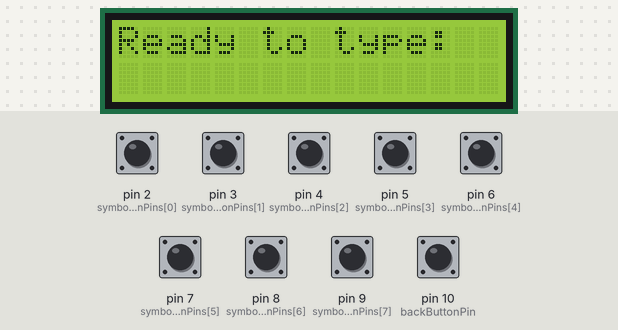
The sketch below on a simulated Arduino Uno, built with avr-gcc and run on an emulated ATmega328P. On the bench: 16×2 character LCD. The test bench sets the inputs (shaded band); at power-on: pin 2 (symbolButtonPins[0]), pin 3 (symbolButtonPins[1]), pin 4 (symbolButtonPins[2]), pin 5 (symbolButtonPins[3]), pin 6 (symbolButtonPins[4]), pin 7 (symbolButtonPins[5]), pin 8 (symbolButtonPins[6]), pin 9 (symbolButtonPins[7]), pin 10 (backButtonPin) HIGH.

Above: at 1.2 s.
1.3 s: pin 2 (symbolButtonPins[0]) pulled LOW for 1 s
At 3.1 s:
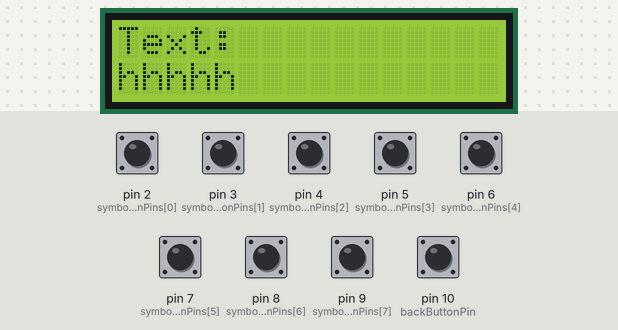
3.8 s: pin 3 (symbolButtonPins[1]) pulled LOW for 0.15 s
At 5.0 s:
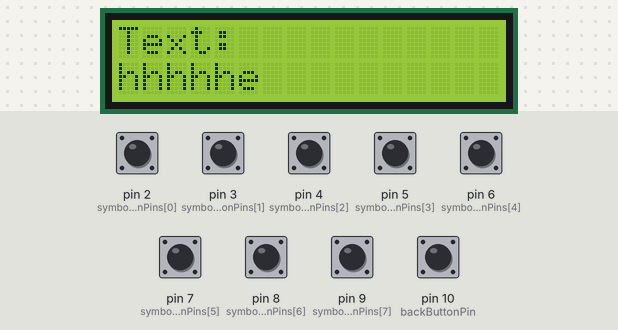
5.4 s: pin 4 (symbolButtonPins[2]) pulled LOW for 0.15 s
At 6.3 s:
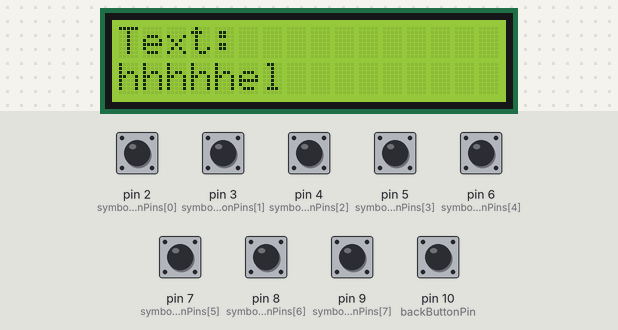
7.0 s: pin 5 (symbolButtonPins[3]) pulled LOW for 0.15 s
At 7.6 s:
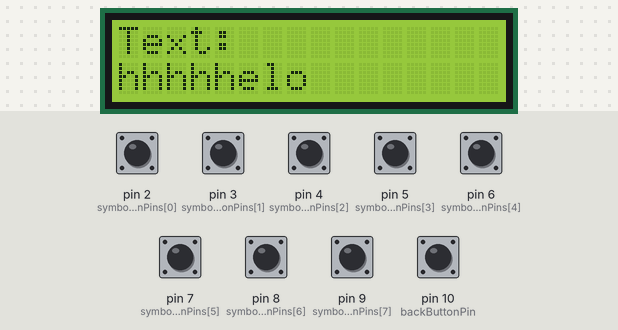
8.6 s: pin 7 (symbolButtonPins[5]) pulled LOW for 0.15 s
At 9.8 s:
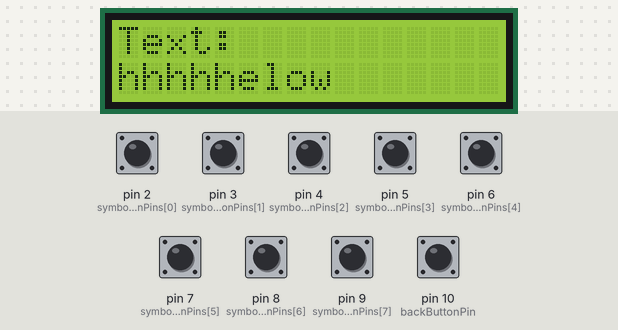
10.2 s: pin 8 (symbolButtonPins[6]) pulled LOW for 0.15 s
At 11.3 s:
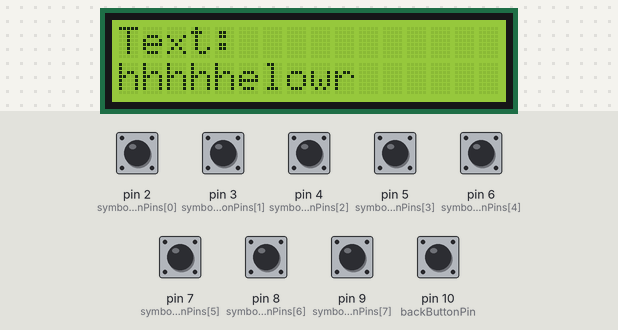
Timing chart, 0 to 12.8 s (numbered marks = the images above; inputs shaded):
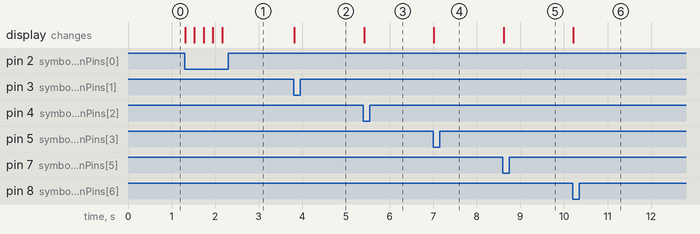

The sketch:

keybord.ino
```cpp
#include <Wire.h>
#include <LiquidCrystal_I2C.h>

LiquidCrystal_I2C lcd(0x27, 16, 2);

const int symbolButtonPins[] = {2, 3, 4, 5, 6, 7, 8, 9};
const int backButtonPin = 10;

char symbols[] = {'h', 'e', 'l', 'o', ' ', 'w', 'r', 'd'};

String currentText = "";

void setup() {
  lcd.init();
  lcd.backlight();

  for(int i = 0; i < 8; i++) {
    pinMode(symbolButtonPins[i], INPUT_PULLUP);
  }
  pinMode(backButtonPin, INPUT_PULLUP);

  lcd.setCursor(0, 0);
  lcd.print("Ready to type:");
}

void loop() {
  for(int i = 0; i < 8; i++) {
    if (digitalRead(symbolButtonPins[i]) == LOW) {
      currentText += symbols[i];
      updateDisplay();
      delay(200);
    }
  }

  if (digitalRead(backButtonPin) == LOW) {
    if (currentText.length() > 0) {
      currentText.remove(currentText.length() - 1);
      updateDisplay();
    }
    delay(200);
  }
}

void updateDisplay() {
  lcd.clear();
  lcd.setCursor(0, 0);
  lcd.print("Text:");
  lcd.setCursor(0, 1);
  lcd.print(currentText);
}
```

Measured:
- after the input at 1.3 s, the display: first changes at once (image 1 shows a later state)
- after the input at 3.8 s, the display: changes at once (image 2)
- after the input at 5.4 s, the display: changes at once (image 3)
- after the input at 7.0 s, the display: changes at once (image 4)
- after the input at 8.6 s, the display: changes at once (image 5)
- after the input at 10.2 s, the display: changes at once (image 6)
